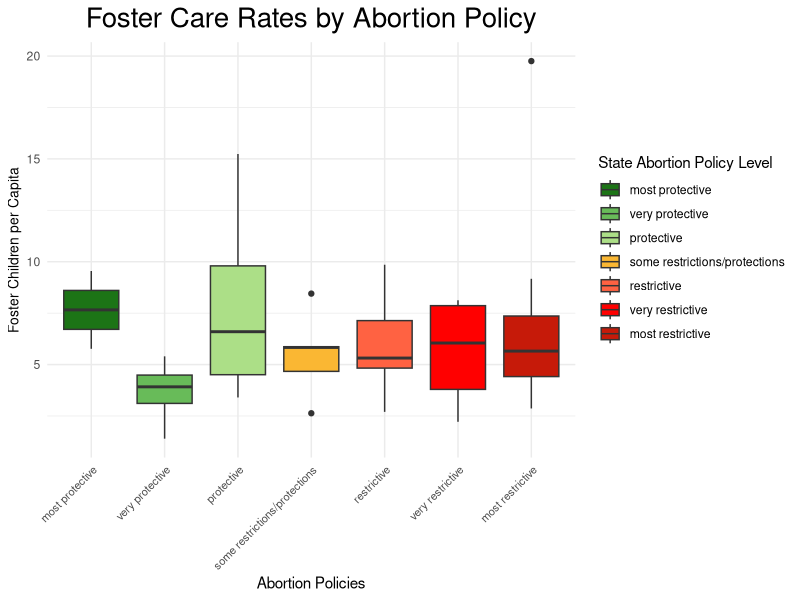
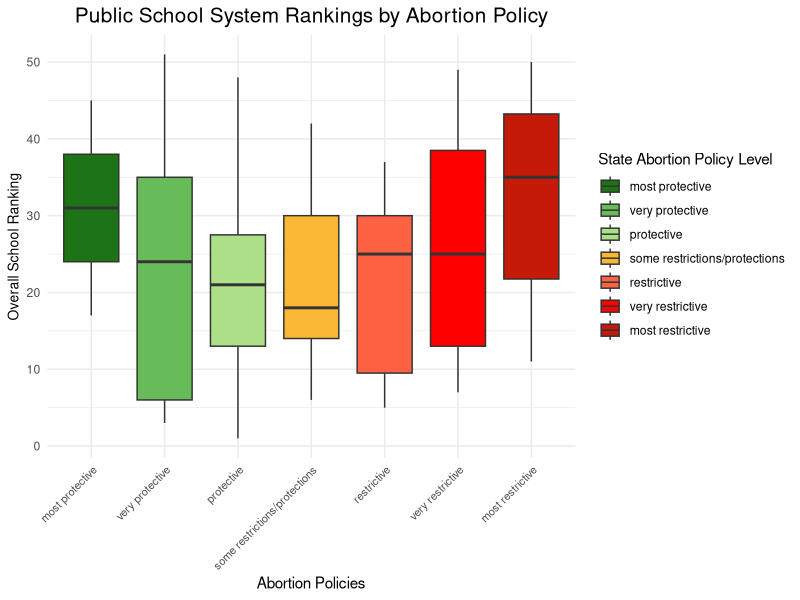

Generate these figures, in order, with R:
## ---- chunk 1
library(tidyverse)
library(readr)
df <- read_csv("../data/clean_data/merged_data.csv", show_col_types = FALSE)
df <- df[!is.na(df$abortion_policies), ]


# Reorder the factor levels
df$abortion_policies <- factor(df$abortion_policies, 
                              levels = c("most protective", "very protective", 
                                         "protective", "some restrictions/protections", 
                                         "restrictive", "very restrictive", "most restrictive"))

# Boxplot for Foster Care Rates by Abortion Policy
ggplot(df, aes(x = abortion_policies, y = foster_children_per_capita, fill=abortion_policies)) +
  geom_boxplot() +
  theme_minimal() +
  theme(axis.text.x = element_text(size = 8, angle = 45, hjust = 1),
        axis.title.y = element_text(size = 10)) + 
  scale_fill_manual(values = c("#1c7416", "#68bb59", "#acdf87", "#fab733", "#ff6242", "#ff0000", "#c61a09")) +
  labs(x = "Abortion Policies", 
       y = "Foster Children per Capita",
       fill = "State Abortion Policy Level",
       title = "Foster Care Rates by Abortion Policy") +
  theme(plot.title = element_text(size = 20, hjust = 0.5))
## ---- chunk 2
# Kruskal-Wallis test
kruskal.test(foster_children_per_capita ~ abortion_policies, data = df)

## ---- chunk 3
# Boxplot for Public School Rankins by Abortion Policy
ggplot(df, aes(x = abortion_policies, y = overall_school_rank, fill=abortion_policies)) +
  geom_boxplot() +
  theme_minimal() +
  theme(axis.text.x = element_text(size = 8, angle = 45, hjust = 1),
        axis.title.y = element_text(size = 10)) + 
  scale_fill_manual(values = c("#1c7416", "#68bb59", "#acdf87", "#fab733", "#ff6242", "#ff0000", "#c61a09")) +
  labs(x = "Abortion Policies", 
       y = "Overall School Ranking",
       fill = "State Abortion Policy Level",
       title = "Public School System Rankings by Abortion Policy") +
  theme(plot.title = element_text(size = 15, hjust = 0.5))
## ---- chunk 4
# Kruskal-Wallis test
kruskal.test(overall_school_rank ~ abortion_policies, data = df)

